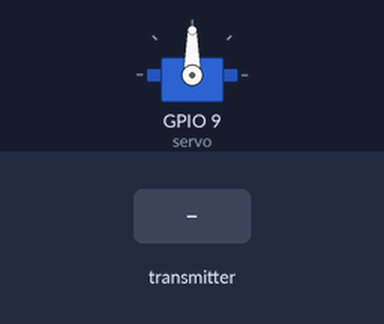
Recording of a program running on a simulated ESP32. Shown: servo. The inputs (shaded band) are chosen by the test bench.

Above: at 1.2 s.
1.3 s: the transmitter starts sending time = 1024
Timing chart, 0 to 8.3 s (numbered marks = the images above; inputs shaded):
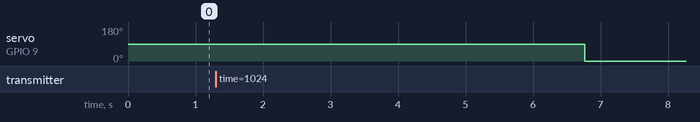

Measured:
- after the input at 1.3 s, servo on GPIO 9 (servo): 90° → 0° after 5.5 s

The program:

main.cpp
```cpp
#include <Arduino.h>

#include <esp_now.h>
#include <WiFi.h>
#include <Servo.h>

Servo servo;
int pos = 0;

int prevTime = 0;

// Structure example to receive data
// Must match the sender structure
typedef struct struct_message {
int time;
} struct_message;

// Create a struct_message called myData
struct_message myData;

// callback function that will be executed when data is received
void OnDataRecv(const uint8_t * mac, const uint8_t *incomingData, int len) {
  memcpy(&myData, incomingData, sizeof(myData));
  // Write code here what needs to happen when fish toggled. Can also implement lights and other motion

  prevTime = millis();
  while(millis() < prevTime + myData.time){
    for (pos = 0; pos <= 180; pos += 1) { // goes from 0 degrees to 180 degrees
      // in steps of 1 degree
      servo.write(pos);              // tell servo to go to position in variable 'pos'
      delay(15);                       // waits 15ms for the servo to reach the position
    }
    for (pos = 180; pos >= 0; pos -= 1) { // goes from 180 degrees to 0 degrees
      servo.write(pos);              // tell servo to go to position in variable 'pos'
      delay(15);                       // waits 15ms for the servo to reach the position
    }
  }
}
void setup() {
  // Initialize Serial Monitor
  Serial.begin(115200);
  servo.attach(9); // What pin to attach the servo to
  // Set device as a Wi-Fi Station
  WiFi.mode(WIFI_STA);

  // Init ESP-NOW
  if (esp_now_init() != ESP_OK) {
    Serial.println("Error initializing ESP-NOW");
    return;
  }

  // Once ESPNow is successfully Init, we will register for recv CB to
  // get recv packer info
  esp_now_register_recv_cb(OnDataRecv);
}

void loop() {

}
```
